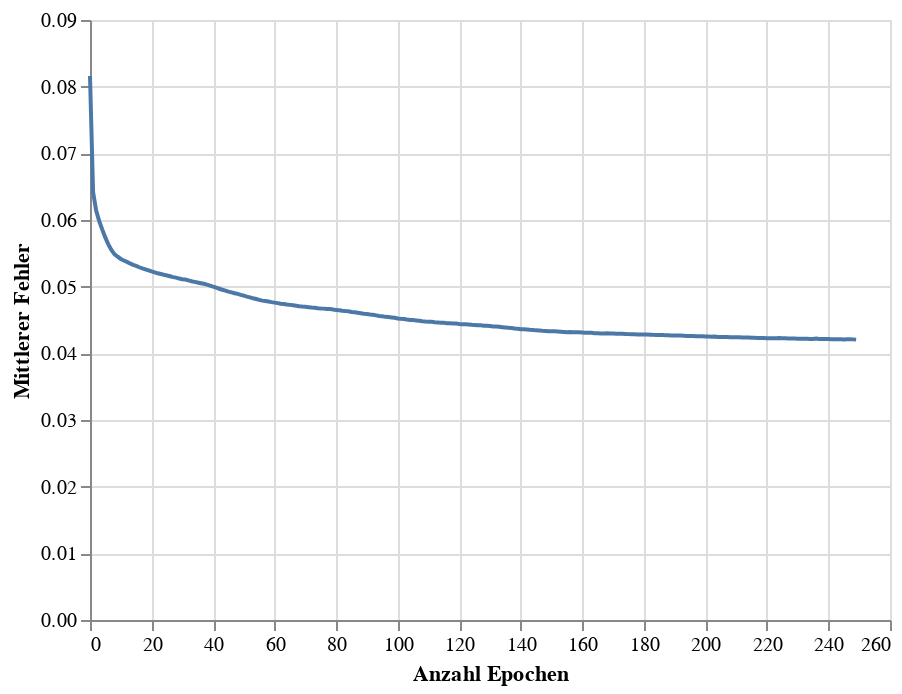

Notebook code cell kept with this figure:
### Code cell
train_chart = alt.Chart(loss_df).mark_line().encode(
    x=alt.X('Epoch', title = 'Anzahl Epochen'),
    y=alt.Y('Loss', title = 'Mittlerer Fehler')
)
# glue('train-loss-team', train_chart,display=True)
train_chart

### Figure 1 — Vega-Lite specification as saved in the notebook (floating-point values rounded to 4 significant figures; data arrays with more than 128 entries replaced by an {"elided": "..."} marker saying what was removed)
{"config": {"view": {"continuousWidth": 400, "continuousHeight": 300}}, "data": {"name": "data-ba5cb2985eaccb22ecae944a803fd8e7"}, "mark": "line", "encoding": {"x": {"field": "Epoch", "title": "Anzahl Epochen", "type": "quantitative"}, "y": {"field": "Loss", "title": "Mittlerer Fehler", "type": "quantitative"}}, "$schema": "https://vega.github.io/schema/vega-lite/v4.17.0.json", "datasets": {"data-ba5cb2985eaccb22ecae944a803fd8e7": {"elided": "250 records"}}}
